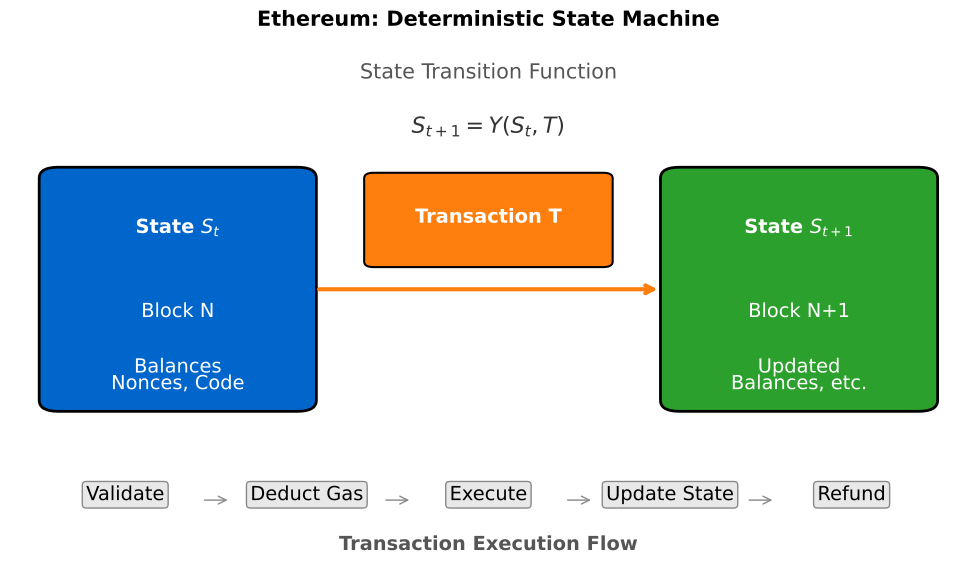

Here is the Python script that generated this plot:
"""
Ethereum State Machine
State transition via transactions
"""

import matplotlib.pyplot as plt
import matplotlib.patches as mpatches
from matplotlib.patches import FancyBboxPatch, FancyArrowPatch
import numpy as np
from pathlib import Path

CHART_METADATA = {
    'title': 'State Machine',
    'url': 'https://github.com/Digital-AI-Finance/Blockchain_Crypto/tree/main/Module_B_Ethereum_Smart_Contracts/L13_Ethereum_Architecture/charts/03_state_machine'
}

plt.rcParams.update({
    'font.size': 14,
    'axes.labelsize': 14,
    'axes.titlesize': 16,
    'xtick.labelsize': 12,
    'ytick.labelsize': 12,
    'legend.fontsize': 12,
    'figure.figsize': (10, 6),
    'figure.dpi': 150
})

MLPURPLE = '#3333B2'
MLBLUE = '#0066CC'
MLORANGE = '#FF7F0E'
MLGREEN = '#2CA02C'
MLRED = '#D62728'

fig, ax = plt.subplots(figsize=(10, 6))

# State boxes
state_t = FancyBboxPatch((0.05, 0.30), 0.25, 0.40,
                          boxstyle="round,pad=0.02", facecolor=MLBLUE,
                          edgecolor='black', linewidth=2)
ax.add_patch(state_t)
ax.text(0.175, 0.60, 'State $S_t$', ha='center', fontsize=14, fontweight='bold', color='white')
ax.text(0.175, 0.45, 'Block N', ha='center', fontsize=10, color='white')

state_t1 = FancyBboxPatch((0.70, 0.30), 0.25, 0.40,
                           boxstyle="round,pad=0.02", facecolor=MLGREEN,
                           edgecolor='black', linewidth=2)
ax.add_patch(state_t1)
ax.text(0.825, 0.60, 'State $S_{t+1}$', ha='center', fontsize=14, fontweight='bold', color='white')
ax.text(0.825, 0.45, 'Block N+1', ha='center', fontsize=10, color='white')

# Transaction arrow
ax.annotate('', xy=(0.68, 0.50), xytext=(0.32, 0.50),
            arrowprops=dict(arrowstyle='->', color=MLORANGE, lw=3))

# Transaction box
tx_box = FancyBboxPatch((0.38, 0.55), 0.24, 0.15,
                         boxstyle="round,pad=0.01", facecolor=MLORANGE,
                         edgecolor='black', linewidth=1.5)
ax.add_patch(tx_box)
ax.text(0.50, 0.62, 'Transaction T', ha='center', fontsize=11, fontweight='bold', color='white')

# Formula
ax.text(0.50, 0.78, '$S_{t+1} = Y(S_t, T)$', ha='center', fontsize=16,
        fontweight='bold', color='#333')
ax.text(0.50, 0.88, 'State Transition Function', ha='center', fontsize=12,
        color='#555')

# State components (simplified)
ax.text(0.175, 0.35, 'Balances', ha='center', fontsize=9, color='white')
ax.text(0.175, 0.32, 'Nonces, Code', ha='center', fontsize=8, color='white')

ax.text(0.825, 0.35, 'Updated', ha='center', fontsize=9, color='white')
ax.text(0.825, 0.32, 'Balances, etc.', ha='center', fontsize=8, color='white')

# Execution steps at bottom
steps = ['Validate', 'Deduct Gas', 'Execute', 'Update State', 'Refund']
step_x = np.linspace(0.12, 0.88, len(steps))
for x, step in zip(step_x, steps):
    props = dict(boxstyle='round,pad=0.2', facecolor='#E8E8E8', edgecolor='#888')
    ax.text(x, 0.12, step, ha='center', fontsize=9, bbox=props)

# Arrows between steps
for i in range(len(steps) - 1):
    ax.annotate('', xy=(step_x[i+1] - 0.08, 0.12), xytext=(step_x[i] + 0.08, 0.12),
                arrowprops=dict(arrowstyle='->', color='#888', lw=1))

ax.text(0.50, 0.03, 'Transaction Execution Flow', ha='center', fontsize=10,
        fontweight='bold', color='#555')

ax.set_xlim(0, 1)
ax.set_ylim(0, 0.95)
ax.axis('off')

ax.set_title('Ethereum: Deterministic State Machine', fontweight='bold', fontsize=15, pad=10)
plt.tight_layout()

output_path = Path(__file__).parent / 'chart.pdf'
plt.savefig(output_path, bbox_inches='tight', dpi=300)
print(f"Chart saved to: {output_path.absolute()}")
plt.close()
